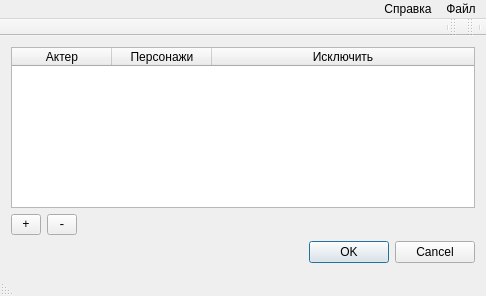
<?xml version="1.0" encoding="UTF-8"?>
<ui version="4.0">
 <class>MainWindow</class>
 <widget class="QMainWindow" name="MainWindow">
  <property name="geometry">
   <rect>
    <x>0</x>
    <y>0</y>
    <width>486</width>
    <height>296</height>
   </rect>
  </property>
  <property name="windowTitle">
   <string>MainWindow</string>
  </property>
  <property name="layoutDirection">
   <enum>Qt::RightToLeft</enum>
  </property>
  <widget class="QWidget" name="centralWidget">
   <layout class="QVBoxLayout" name="verticalLayout_2">
    <item>
     <layout class="QVBoxLayout" name="verticalLayout">
      <property name="sizeConstraint">
       <enum>QLayout::SetDefaultConstraint</enum>
      </property>
      <property name="leftMargin">
       <number>0</number>
      </property>
      <item>
       <widget class="QTableWidget" name="tableWidget">
        <property name="sizePolicy">
         <sizepolicy hsizetype="Expanding" vsizetype="Expanding">
          <horstretch>0</horstretch>
          <verstretch>0</verstretch>
         </sizepolicy>
        </property>
        <property name="maximumSize">
         <size>
          <width>16777215</width>
          <height>16777215</height>
         </size>
        </property>
        <property name="mouseTracking">
         <bool>false</bool>
        </property>
        <property name="tabletTracking">
         <bool>false</bool>
        </property>
        <property name="acceptDrops">
         <bool>false</bool>
        </property>
        <property name="layoutDirection">
         <enum>Qt::LeftToRight</enum>
        </property>
        <property name="autoFillBackground">
         <bool>false</bool>
        </property>
        <property name="frameShape">
         <enum>QFrame::StyledPanel</enum>
        </property>
        <property name="sizeAdjustPolicy">
         <enum>QAbstractScrollArea::AdjustIgnored</enum>
        </property>
        <property name="alternatingRowColors">
         <bool>false</bool>
        </property>
        <property name="selectionBehavior">
         <enum>QAbstractItemView::SelectRows</enum>
        </property>
        <property name="wordWrap">
         <bool>true</bool>
        </property>
        <property name="cornerButtonEnabled">
         <bool>true</bool>
        </property>
        <attribute name="horizontalHeaderCascadingSectionResizes">
         <bool>true</bool>
        </attribute>
        <attribute name="horizontalHeaderHighlightSections">
         <bool>true</bool>
        </attribute>
        <attribute name="horizontalHeaderStretchLastSection">
         <bool>true</bool>
        </attribute>
        <attribute name="verticalHeaderCascadingSectionResizes">
         <bool>false</bool>
        </attribute>
        <column>
         <property name="text">
          <string>Актер</string>
         </property>
        </column>
        <column>
         <property name="text">
          <string>Персонажи</string>
         </property>
        </column>
        <column>
         <property name="text">
          <string>Исключить</string>
         </property>
        </column>
       </widget>
      </item>
     </layout>
    </item>
    <item>
     <layout class="QGridLayout" name="gridLayout">
      <property name="leftMargin">
       <number>0</number>
      </property>
      <property name="topMargin">
       <number>0</number>
      </property>
      <property name="bottomMargin">
       <number>0</number>
      </property>
      <item row="0" column="2">
       <widget class="QToolButton" name="toolButton">
        <property name="font">
         <font>
          <family>Consolas</family>
         </font>
        </property>
        <property name="text">
         <string>+</string>
        </property>
       </widget>
      </item>
      <item row="0" column="1">
       <widget class="QToolButton" name="toolButton_2">
        <property name="font">
         <font>
          <family>Consolas</family>
         </font>
        </property>
        <property name="text">
         <string>-</string>
        </property>
       </widget>
      </item>
      <item row="0" column="0">
       <spacer name="horizontalSpacer">
        <property name="orientation">
         <enum>Qt::Horizontal</enum>
        </property>
        <property name="sizeHint" stdset="0">
         <size>
          <width>40</width>
          <height>20</height>
         </size>
        </property>
       </spacer>
      </item>
     </layout>
    </item>
    <item>
     <widget class="QDialogButtonBox" name="buttonBox">
      <property name="layoutDirection">
       <enum>Qt::LeftToRight</enum>
      </property>
      <property name="standardButtons">
       <set>QDialogButtonBox::Cancel|QDialogButtonBox::Ok</set>
      </property>
     </widget>
    </item>
   </layout>
  </widget>
  <widget class="QMenuBar" name="menuBar">
   <property name="geometry">
    <rect>
     <x>0</x>
     <y>0</y>
     <width>486</width>
     <height>21</height>
    </rect>
   </property>
   <widget class="QMenu" name="menu_file">
    <property name="title">
     <string>Файл</string>
    </property>
    <addaction name="action_open"/>
    <addaction name="action_save"/>
    <addaction name="action_close"/>
    <addaction name="action_exit"/>
   </widget>
   <widget class="QMenu" name="menu_help">
    <property name="title">
     <string>Справка</string>
    </property>
    <addaction name="actionAbout_Qt"/>
   </widget>
   <addaction name="menu_file"/>
   <addaction name="menu_help"/>
  </widget>
  <widget class="QToolBar" name="mainToolBar">
   <property name="layoutDirection">
    <enum>Qt::LeftToRight</enum>
   </property>
   <property name="autoFillBackground">
    <bool>true</bool>
   </property>
   <attribute name="toolBarArea">
    <enum>TopToolBarArea</enum>
   </attribute>
   <attribute name="toolBarBreak">
    <bool>false</bool>
   </attribute>
   <addaction name="separator"/>
  </widget>
  <widget class="QStatusBar" name="statusBar"/>
  <widget class="QToolBar" name="toolBar">
   <property name="windowTitle">
    <string>toolBar</string>
   </property>
   <attribute name="toolBarArea">
    <enum>TopToolBarArea</enum>
   </attribute>
   <attribute name="toolBarBreak">
    <bool>false</bool>
   </attribute>
   <addaction name="separator"/>
  </widget>
  <action name="action_open">
   <property name="text">
    <string>Открыть список персонажей</string>
   </property>
   <property name="toolTip">
    <string>Открыть список персонажей</string>
   </property>
   <property name="shortcut">
    <string>Ctrl+O</string>
   </property>
  </action>
  <action name="action_save">
   <property name="text">
    <string>Сохранить список персонажей</string>
   </property>
   <property name="toolTip">
    <string>Сохранить список персонажей</string>
   </property>
   <property name="shortcut">
    <string>Ctrl+S</string>
   </property>
  </action>
  <action name="action_close">
   <property name="text">
    <string>Закрыть список персонажей</string>
   </property>
   <property name="toolTip">
    <string>Закрыть список персонажей</string>
   </property>
   <property name="shortcut">
    <string>Ctrl+W</string>
   </property>
  </action>
  <action name="action_exit">
   <property name="text">
    <string>Выход</string>
   </property>
   <property name="shortcut">
    <string>Esc</string>
   </property>
  </action>
  <action name="actionAbout_Qt">
   <property name="text">
    <string>About Qt</string>
   </property>
   <property name="shortcut">
    <string>Ctrl+Q</string>
   </property>
  </action>
 </widget>
 <layoutdefault spacing="6" margin="11"/>
 <resources/>
 <connections/>
</ui>
